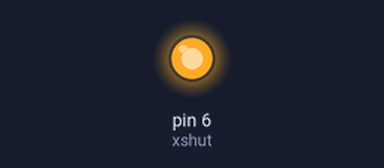
A program run on a simulated MicroPython board. Shown: output pins drawn as LEDs (lit = HIGH). What the program prints to the serial console is not drawn. At 1.1 s the program stops and its outputs stay as they are.

Above: at 0.1 s.
Timing chart, 0 to 1.6 s (numbered marks = the images above):
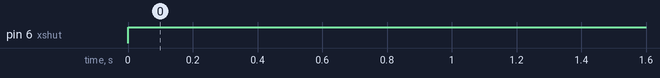

The program:

i2c_scanner.py
```python
# Bibliotheken laden
from machine import Pin, I2C
import time

# Initialisierung I2C-Pins
i2c_sda = Pin(0)
i2c_scl = Pin(1)
xshut = Pin(6,Pin.OUT,value=1)
# Initialisierung I2C
i2c = I2C(0,sda=i2c_sda,scl=i2c_scl,freq=10000)

time.sleep(1)
# I2C-Bus-Scan
print('Scan I2C Bus...')
devices = i2c.scan()

# Scanergebnis ausgeben
if len(devices) == 0:
    print('Kein I2C-Gerät gefunden!')
else:
    print('I2C-Geräte gefunden:', len(devices))
    for device in devices:
        print('Dezimale Adresse:', device, '| Hexadezimale Adresse:', hex(device))
```

Measured:
- by itself, pin 6 (xshut): LOW → HIGH at 0.00 s
